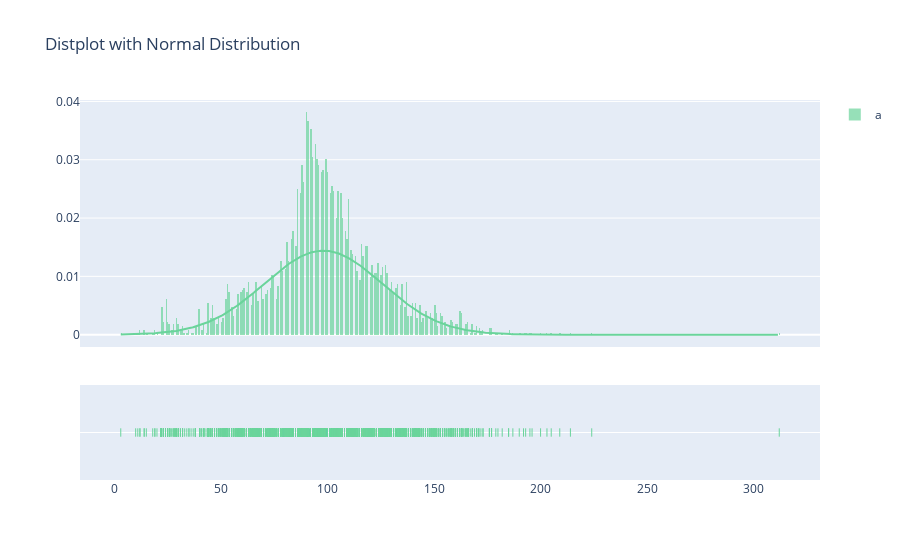

The cell this chart's notebook holds for it:
### Markdown cell above
**Distribution of Movie Duration**

### Code cell
import plotly.figure_factory as ff
x1 = d2['duration'].fillna(0.0).astype(float)
fig = ff.create_distplot([x1], ['a'], bin_size=0.7, curve_type='normal', colors=["#6ad49b"])
fig.update_layout(title_text='Distplot with Normal Distribution')
fig.show()

### Figure 1 — Plotly figure (JSON) as saved in the notebook; plotly's stock layout.template omitted (floating-point values rounded to 4 significant figures; data arrays with more than 128 entries replaced by an {"elided": "..."} marker saying what was removed)
{"data": [{"autobinx": false, "histnorm": "probability density", "legendgroup": "a", "marker": {"color": "#6ad49b"}, "name": "a", "opacity": 0.7, "type": "histogram", "x": {"elided": "3934 int values"}, "xaxis": "x", "xbins": {"end": 312, "size": 0.7, "start": 3}, "yaxis": "y"}, {"legendgroup": "a", "marker": {"color": "#6ad49b"}, "mode": "lines", "name": "a", "showlegend": false, "type": "scatter", "x": {"elided": "500 float values"}, "xaxis": "x", "y": {"elided": "500 float values"}, "yaxis": "y"}, {"legendgroup": "a", "marker": {"color": "#6ad49b", "symbol": "line-ns-open"}, "mode": "markers", "name": "a", "showlegend": false, "type": "scatter", "x": {"elided": "3934 int values"}, "xaxis": "x", "y": {"elided": "3934 str values"}, "yaxis": "y2"}], "layout": {"barmode": "overlay", "hovermode": "closest", "legend": {"traceorder": "reversed"}, "title": {"text": "Distplot with Normal Distribution"}, "xaxis": {"anchor": "y2", "domain": [0, 1], "zeroline": false}, "yaxis": {"anchor": "free", "domain": [0.35, 1], "position": 0}, "yaxis2": {"anchor": "x", "domain": [0, 0.25], "dtick": 1, "showticklabels": false}}}
